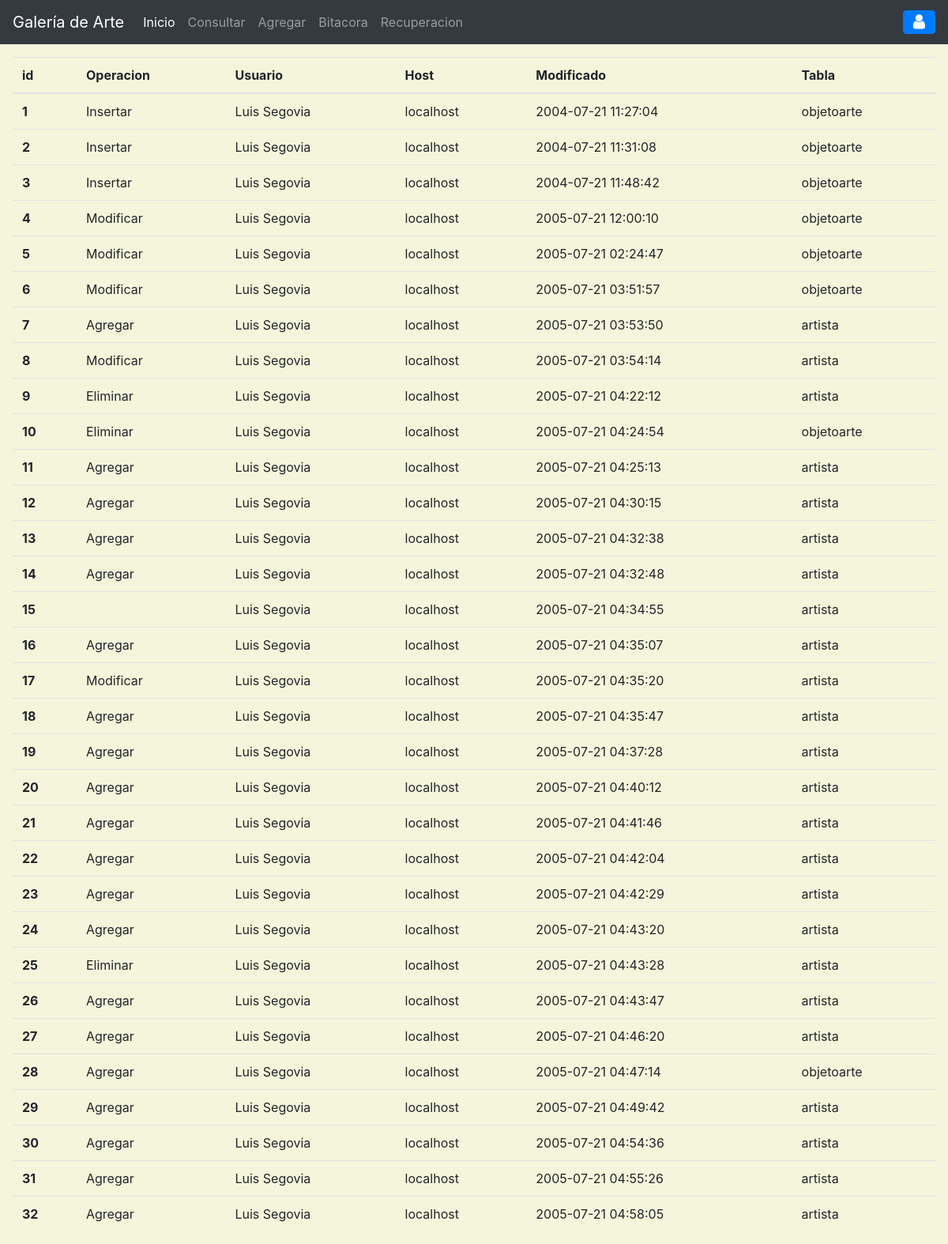
/?c=bitacora, run on the app's committed database.
### tables this page shows
CREATE TABLE `bitacora` (
  `id` int(11) NOT NULL AUTO_INCREMENT,
  `operacion` varchar(40) DEFAULT NULL,
  `usuario` varchar(40) DEFAULT NULL,
  `host` varchar(30) DEFAULT NULL,
  `modificado` datetime DEFAULT NULL,
  `tabla` varchar(40) DEFAULT NULL,
  PRIMARY KEY (`id`)
);

### controller/bitacora.controlador.php (called while the page is built, shortened)
<?php
require_once('model/bitacora.php');
class BitacoraControlador
{
    public function __CONSTRUCT(){
        $this->modelo = new Bitacora();
    }
    public function Inicio(){
        require_once "View/header.php";
        require_once "View/bitacora/index.php";
        require_once "View/footer.php";
    }
}
?>

### model/conexion.php (called while the page is built, shortened)
<?php
class BaseDeDatos
{
    public static function Conectar(){
        try {
            $conexion = new PDO("mysql:host=".self::servidor.";dbname="
            .self::basedatos.";charset=utf8",self::usuario,self::password);
            $conexion->setAttribute(PDO::ATTR_ERRMODE,PDO::ERRMODE_EXCEPTION);
            return $conexion;
        } catch (PDOException $e) {
            return "Fallo la conexion a la base de datos".$e->getMessage();
        }
    }
}
?>

### model/bitacora.php (called while the page is built, shortened)
<?php
class Bitacora
{
    private $pdo;
    public function __CONSTRUCT(){
        $this->pdo = BaseDeDatos::Conectar();
    }
    public function getBitacora(){
        try {
            $sql = "SELECT * FROM bitacora";
            $consulta = $this->pdo->prepare($sql);
            $consulta->execute();
            return $consulta->fetchAll(PDO::FETCH_OBJ);
        } catch (Exception $e) {
            die($e->getMessage());
        }
    }
}
?>

### view/bitacora/index.php (the view)
<main class="app-content m-3">
<table class="table">
  <thead>
    <tr>
      <th scope="col">id</th>
      <th scope="col">Operacion</th>
      <th scope="col">Usuario</th>
      <th scope="col">Host</th>
      <th scope="col">Modificado</th>
      <th scope="col">Tabla</th>
    </tr>
  </thead>
  <tbody>
    <?php foreach($this->modelo->getBitacora() as $Bita): ?>
    <tr>
      <th scope="row"><?= $Bita->id?></th>
      <td><?= $Bita->operacion?></td>
      <td><?= $Bita->usuario?></td>
      <td><?= $Bita->host?></td>
      <td><?= $Bita->modificado?></td>
      <td><?= $Bita->tabla?></td>
    </tr>
    <?php endforeach; ?>
  </tbody>
</table>
</main>

### data on the page
bitacora: id "1", operacion "Insertar", usuario "Luis Segovia", host "localhost", modificado "2004-07-21 11:27:04", tabla "objetoarte"
bitacora: id "2", operacion "Insertar", usuario "Luis Segovia", host "localhost", modificado "2004-07-21 11:31:08", tabla "objetoarte"
bitacora: id "3", operacion "Insertar", usuario "Luis Segovia", host "localhost", modificado "2004-07-21 11:48:42", tabla "objetoarte"
bitacora: id "4", operacion "Modificar", usuario "Luis Segovia", host "localhost", modificado "2005-07-21 12:00:10", tabla "objetoarte"
bitacora: id "5", operacion "Modificar", usuario "Luis Segovia", host "localhost", modificado "2005-07-21 02:24:47", tabla "objetoarte"
bitacora: id "6", operacion "Modificar", usuario "Luis Segovia", host "localhost", modificado "2005-07-21 03:51:57", tabla "objetoarte"
bitacora: id "7", operacion "Agregar", usuario "Luis Segovia", host "localhost", modificado "2005-07-21 03:53:50", tabla "artista"
bitacora: id "8", operacion "Modificar", usuario "Luis Segovia", host "localhost", modificado "2005-07-21 03:54:14", tabla "artista"
bitacora: id "9", operacion "Eliminar", usuario "Luis Segovia", host "localhost", modificado "2005-07-21 04:22:12", tabla "artista"
bitacora: id "10", operacion "Eliminar", usuario "Luis Segovia", host "localhost", modificado "2005-07-21 04:24:54", tabla "objetoarte"
bitacora: id "11", operacion "Agregar", usuario "Luis Segovia", host "localhost", modificado "2005-07-21 04:25:13", tabla "artista"
bitacora: id "12", operacion "Agregar", usuario "Luis Segovia", host "localhost", modificado "2005-07-21 04:30:15", tabla "artista"
bitacora: id "13", operacion "Agregar", usuario "Luis Segovia", host "localhost", modificado "2005-07-21 04:32:38", tabla "artista"
bitacora: id "14", operacion "Agregar", usuario "Luis Segovia", host "localhost", modificado "2005-07-21 04:32:48", tabla "artista"
bitacora: id "15", usuario "Luis Segovia", host "localhost", modificado "2005-07-21 04:34:55", tabla "artista"
bitacora: id "16", operacion "Agregar", usuario "Luis Segovia", host "localhost", modificado "2005-07-21 04:35:07", tabla "artista"
bitacora: id "17", operacion "Modificar", usuario "Luis Segovia", host "localhost", modificado "2005-07-21 04:35:20", tabla "artista"
bitacora: id "18", operacion "Agregar", usuario "Luis Segovia", host "localhost", modificado "2005-07-21 04:35:47", tabla "artista"
bitacora: id "19", operacion "Agregar", usuario "Luis Segovia", host "localhost", modificado "2005-07-21 04:37:28", tabla "artista"
bitacora: id "20", operacion "Agregar", usuario "Luis Segovia", host "localhost", modificado "2005-07-21 04:40:12", tabla "artista"
bitacora: id "21", operacion "Agregar", usuario "Luis Segovia", host "localhost", modificado "2005-07-21 04:41:46", tabla "artista"
bitacora: id "22", operacion "Agregar", usuario "Luis Segovia", host "localhost", modificado "2005-07-21 04:42:04", tabla "artista"
bitacora: id "23", operacion "Agregar", usuario "Luis Segovia", host "localhost", modificado "2005-07-21 04:42:29", tabla "artista"
bitacora: id "24", operacion "Agregar", usuario "Luis Segovia", host "localhost", modificado "2005-07-21 04:43:20", tabla "artista"
bitacora: id "25", operacion "Eliminar", usuario "Luis Segovia", host "localhost", modificado "2005-07-21 04:43:28", tabla "artista"
bitacora: id "26", operacion "Agregar", usuario "Luis Segovia", host "localhost", modificado "2005-07-21 04:43:47", tabla "artista"
bitacora: id "27", operacion "Agregar", usuario "Luis Segovia", host "localhost", modificado "2005-07-21 04:46:20", tabla "artista"
bitacora: id "28", operacion "Agregar", usuario "Luis Segovia", host "localhost", modificado "2005-07-21 04:47:14", tabla "objetoarte"
bitacora: id "29", operacion "Agregar", usuario "Luis Segovia", host "localhost", modificado "2005-07-21 04:49:42", tabla "artista"
bitacora: id "30", operacion "Agregar", usuario "Luis Segovia", host "localhost", modificado "2005-07-21 04:54:36", tabla "artista"
bitacora: id "31", operacion "Agregar", usuario "Luis Segovia", host "localhost", modificado "2005-07-21 04:55:26", tabla "artista"
bitacora: id "32", operacion "Agregar", usuario "Luis Segovia", host "localhost", modificado "2005-07-21 04:58:05", tabla "artista"
